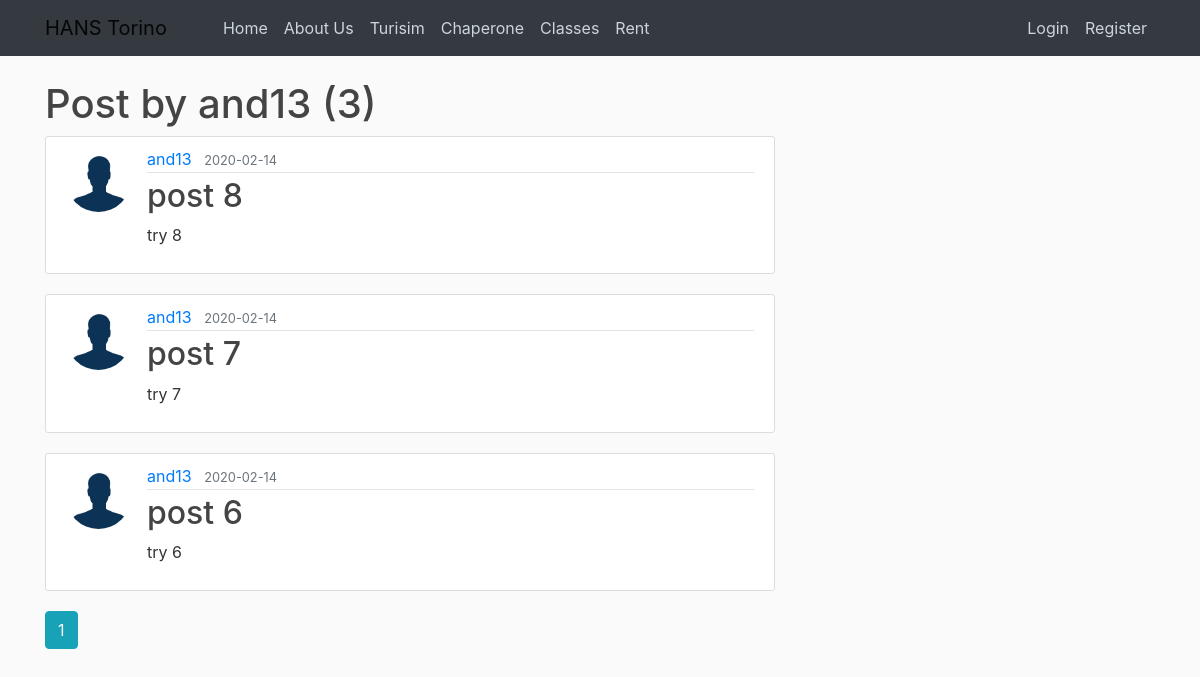
The app's page /user/and13 with its own data.
### flaskblog/models.py (models this page shows, shortened)
class User(db.Model, UserMixin):
    id = db.Column(db.Integer, primary_key=True)
    username = db.Column(db.String(20), unique=True, nullable=False)
    email = db.Column(db.String(120), unique=True, nullable=False)
    image_file = db.Column(db.String(20), nullable=False, default='default1.jpg')
    password = db.Column(db.String(60), nullable=False)
    posts = db.relationship('Post', backref='author', lazy=True)

class Post(db.Model):
    id = db.Column(db.Integer, primary_key=True)
    title = db.Column(db.String(100), nullable=False)
    date_posted = db.Column(db.DateTime, nullable=False, default=datetime.utcnow)
    content = db.Column(db.Text, nullable=False)
    user_id = db.Column(db.Integer, db.ForeignKey('user.id'), nullable=False)

### flaskblog/routes.py (the view)
@app.route("/user/<string:username>")
def user_posts(username):
    page = request.args.get('page', 1, type=int)
    user = User.query.filter_by(username=username).first_or_404()
    posts = Post.query.filter_by(author=user)\
        .order_by(Post.date_posted.desc())\
        .paginate(page=page, per_page=5)
    return render_template('user_posts.html', posts=posts, user=user)

### flaskblog/templates/user_posts.html
{% extends "layout.html" %}
{% block content %}
    <h1 class="navbar-dark" >Post by  {{ user.username }} ({{ posts.total }})</h1>
    {% for post in posts.items %}
        <article class="media content-section">
          <img class="rounded-circle article-img" src="{{ url_for('static', filename='profile_pics/' + post.author.image_file) }}">
          <div class="media-body">
            <div class="article-metadata">
              <a class="mr-2" href="{{ url_for('user_posts', username=post.author.username) }}">{{ post.author.username }}</a>
              <small class="text-muted">{{ post.date_posted.strftime('%Y-%m-%d') }}</small>
            </div>
            <h2><a class="article-title" href="{{ url_for('post', post_id=post.id) }}">{{ post.title }}</a></h2>
            <p class="article-content">{{ post.content }}</p>
          </div>
        </article>
    {% endfor %}
    {% for page_num in posts.iter_pages(left_edge=1, right_edge=1, left_current=1, right_current=2) %}
      {% if page_num %}
        {% if posts.page == page_num %}
          <a class="btn btn-info mb-4" href="{{ url_for('user_posts', username=user.username, page=page_num) }}">{{ page_num }}</a>
        {% else %}
          <a class="btn btn-outline-info mb-4" href="{{ url_for('user_posts', username=user.username, page=page_num) }}">{{ page_num }}</a>
        {% endif %}
      {% else %}
        ...
      {% endif %}
    {% endfor %}
{% endblock content %}

### flaskblog/static/main.css (style rules this page uses)
body { background: #fafafa; color: #333333; margin-top: 5rem; }
h1, h2, h3, h4, h5, h6 { color: #444444; }
.content-section { background: #ffffff; padding: 10px 20px; border: 1px solid #dddddd; border-radius: 3px; margin-bottom: 20px; }
.article-title { color: #444444; }
.article-content { white-space: pre-line; }
.article-img { height: 65px; width: 65px; margin-right: 16px; }
.article-metadata { padding-bottom: 1px; margin-bottom: 4px; border-bottom: 1px solid #e3e3e3 }

### records on screen
User: username "and13"
Post: image_file (placeholder picture), author.username "and13", date_posted "2020-02-14", title "post 8", content "try 8"
Post: image_file (placeholder picture), author.username "and13", date_posted "2020-02-14", title "post 7", content "try 7"
Post: image_file (placeholder picture), author.username "and13", date_posted "2020-02-14", title "post 6", content "try 6"

### other values on screen
{{ posts.total }} "3"
{{ page_num }} "1"
